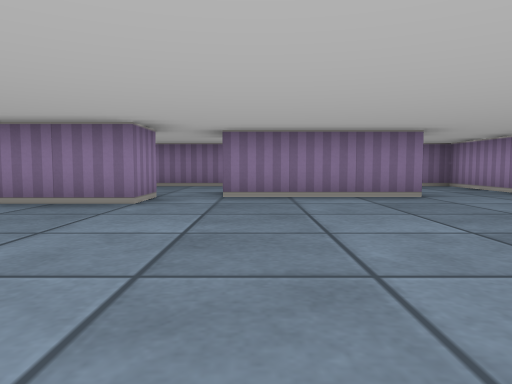
view 1 (above)

15 first-person views from a walk through a cub3D level. The camera is about half as high as the walls, tilts 4° down and sees 70° across. The floor is counted in squares. Each view is taken from the middle of a square. On the plan, view 1 faces up. The plan holds only what a view shows up to about 9 squares ahead; the rest is blank.

view 2
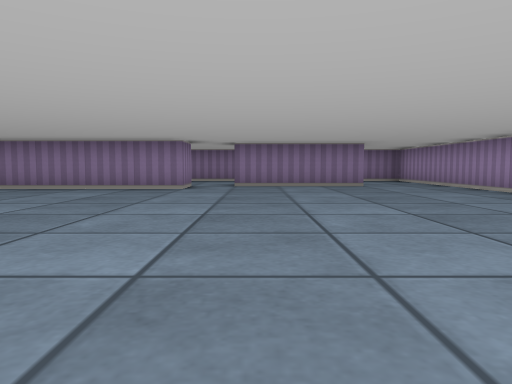

view 3
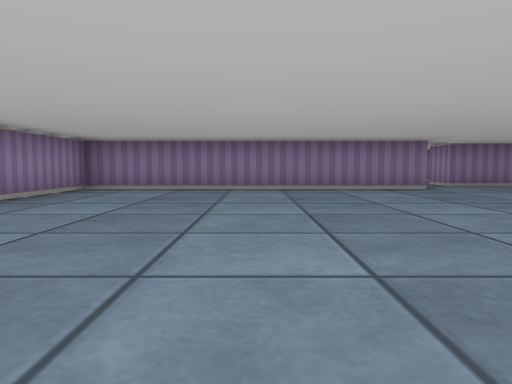

view 4
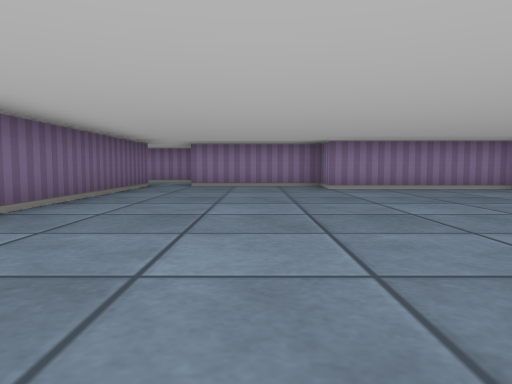

view 5
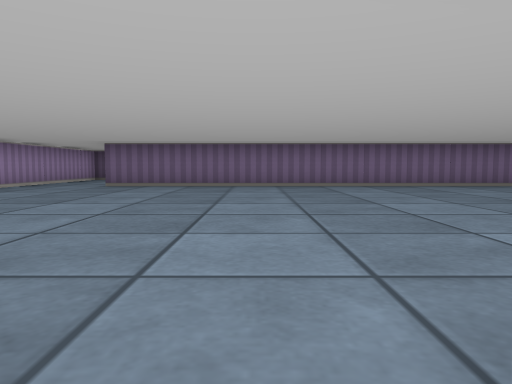

view 6
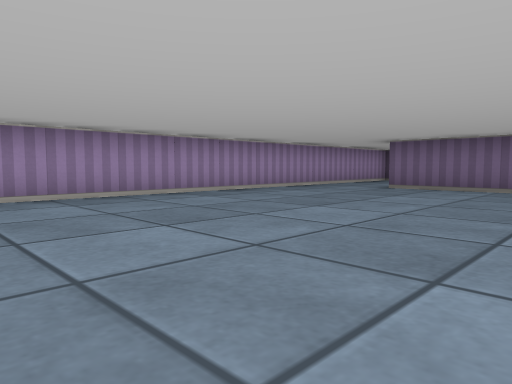

view 7
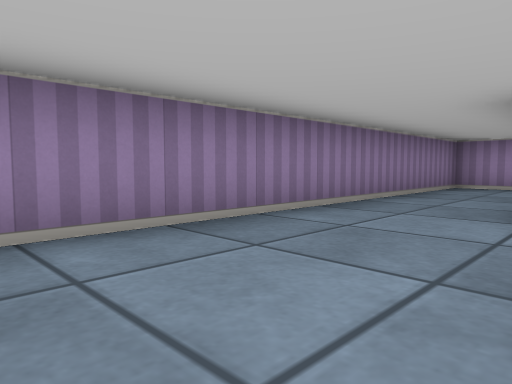

view 8
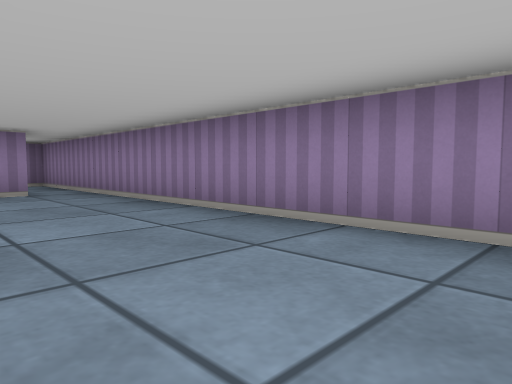

view 9
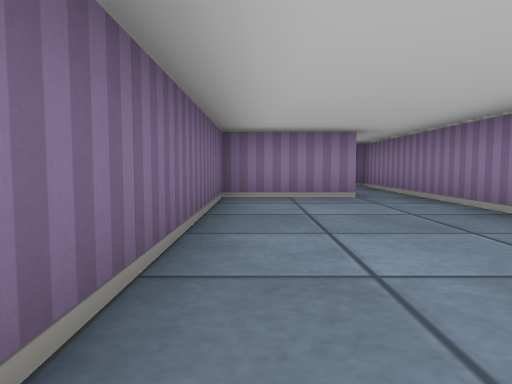

view 10
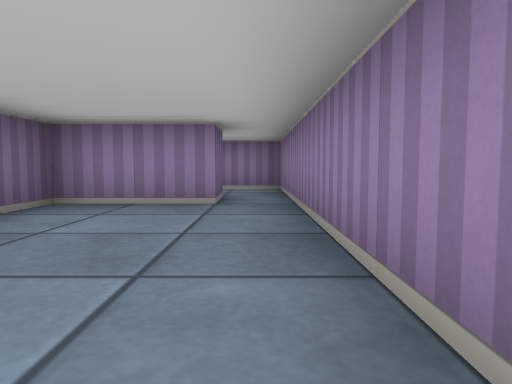

view 11
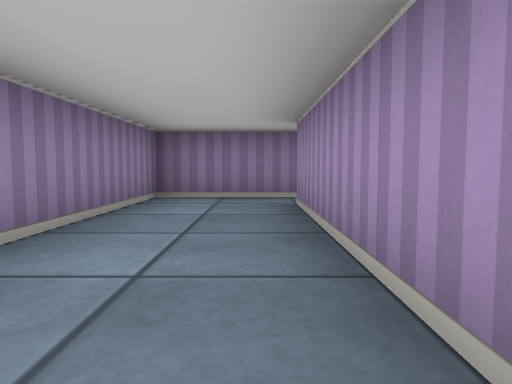

view 12
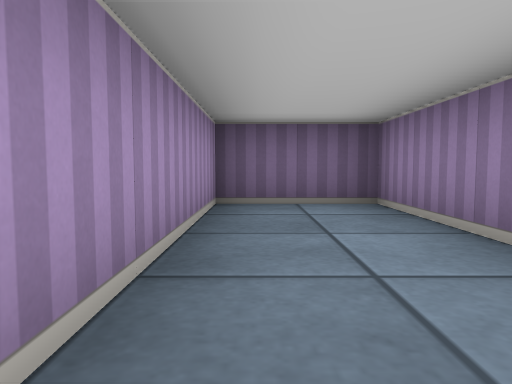

view 13
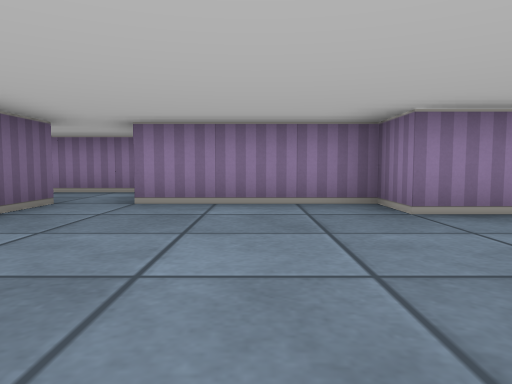

view 14
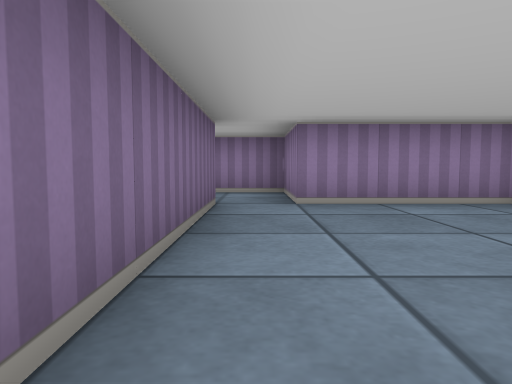

view 15
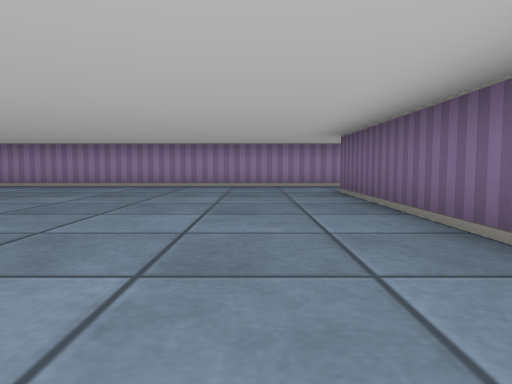

### Floor plan
Ten units are one square. View 1 is at (0, 0); x grows to the right and y downward. Boxes are objects, and circles mark ways between rooms. Rooms are numbered by the first view taken in them; rooms with no view inside come last. Other rooms are left out.
<svg viewBox="-120 -90 170 136">
<path fill="none" stroke="#000" d="M-15 -55 -15 -45 -85 -45 -85 -5 -95 -5 -95 25 -115 25 -115 34M26 -55 -5 -55M45 41 45 -65M-95 35 25 35M-5 -55 -5 -61M-95 -75 -85 -75 -85 -55 -36 -55M45 -65 45 -85 -95 -85M-95 -85 -115 -85 -115 -25 -95 -25 -95 -75"/>
<circle cx="-10" cy="-50" r="3" fill="#2a7"/>
<circle cx="35" cy="-60" r="3" fill="#2a7"/>
<circle cx="-90" cy="-80" r="3" fill="#2a7"/>
<text x="-20" y="-10">1</text>
<text x="-30" y="-70">2</text>
<text x="-110" y="-60">3</text>
</svg>
Room 1 opens to room 2. Room 2 opens to room 3.

Where each view was taken, in squares from view 1:
view 1: 0 up, 0 right, facing up
view 2: 3 down, 0 right, facing up
view 3: 3 down, 5 left, facing up
view 4: 1 down, 1 left, facing left
view 5: 5 up, 1 left, facing down
view 6: 4 up, 1 left, facing down-right
view 7: 6 up, 4 left, facing up-right
view 8: 6 up, 2 left, facing up-left
view 9: 6 up, 3 left, facing left
view 10: 8 up, 4 left, facing left
view 11: 3 up, 10 left, facing up
view 12: 7 up, 10 left, facing down
view 13: 1 down, 5 left, facing left
view 14: 3 down, 5 left, facing left
view 15: 2 down, 4 left, facing right
